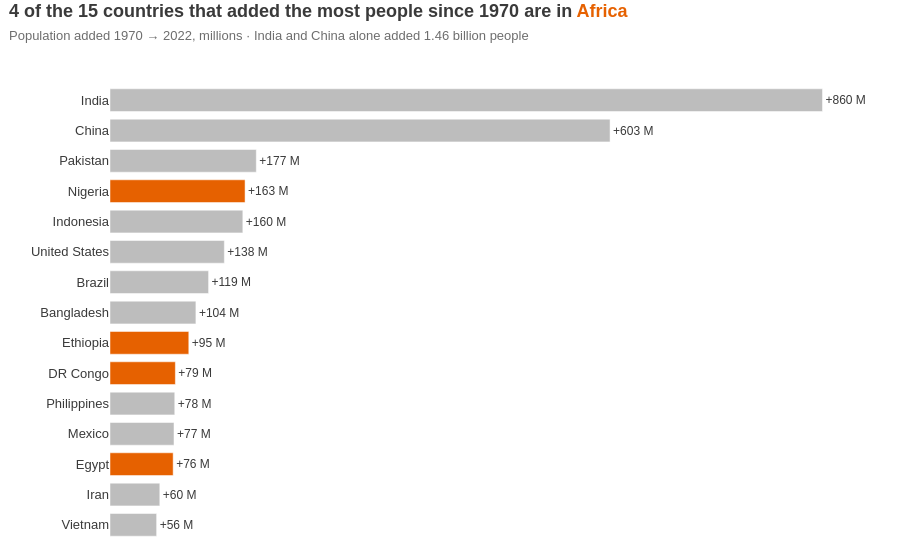

The notebook cell this image was saved under:
### Markdown cell above
**Chart choice & justification:** *Which chart did you choose, and why? Justify design choices.*

**Chart: sorted horizontal bar chart.**

**Why this chart:** the question ranks one number (people added) across 15 named countries. Bar length is the most precise way to compare magnitudes, sorting answers "which added the most" at a glance, and a horizontal layout keeps the country names readable.

**Design choices**
- Absolute change (2022 − 1970 population), sorted with the largest on top.
- **African countries in orange, all others grey**, so the "how many are in Africa" part can be counted instantly; the orange word *Africa* in the title works as the legend.
- Every bar carries its value label (+860 M …), so the x-axis and gridlines are removed.

**What it shows:** **4 of the 15 are African** — Nigeria (+163 M, 4th), Ethiopia (+95 M), DR Congo (+79 M) and Egypt (+76 M). Eight of the 15 are in Asia. **India (+860 M) and China (+603 M) together added 1.46 billion people — more than the other 13 countries combined (1.38 billion).**

### Code cell
# Q2 — the 15 countries that added the most people, 1970 → 2022 → SORTED (horizontal) BAR CHART
top15 = (df.assign(Added=df['2022 Population'] - df['1970 Population'])
           .nlargest(15, 'Added')[['Country', 'Continent', 'Added']])
top15['Group'] = np.where(top15['Continent'] == 'Africa', 'Africa', 'Other continents')
top15['Label'] = (top15['Added'] / 1e6).map(lambda v: f'+{v:,.0f} M')

n_africa = (top15['Group'] == 'Africa').sum()
china_india = top15.loc[top15['Country'].isin(['India', 'China']), 'Added'].sum() / 1e9

fig = px.bar(top15, x='Added', y='Country', orientation='h', color='Group', text='Label',
             color_discrete_map={'Africa': ACCENT, 'Other continents': GREY},
             custom_data=['Continent'], template='plotly_white',
             title=f"{n_africa} of the 15 countries that added the most people since 1970 are in {hl('Africa', ACCENT)}")

fig.update_traces(textposition='outside', cliponaxis=False, textfont=dict(size=12),
                  hovertemplate='<b>%{y}</b> (%{customdata[0]})<br>+%{x:,.0f} people since 1970<extra></extra>')
fig.update_layout(title=title(fig.layout.title.text,
                              f'Population added 1970 → 2022, millions · India and China alone added '
                              f'{china_india:.2f} billion people'),
                  showlegend=False, font=FONT, height=560, bargap=0.25,
                  margin=dict(l=110, r=40, t=85, b=20))
fig.update_xaxes(visible=False)                                   # every bar is labelled → no axis needed
fig.update_yaxes(title=None, categoryorder='total ascending', ticks='', showgrid=False)  # largest on top
fig.show()

### Figure 1 — Plotly figure (JSON) as saved in the notebook; plotly's stock layout.template omitted (floating-point values rounded to 4 significant figures)
{"data": [{"cliponaxis": false, "customdata": [["Asia"], ["Asia"], ["Asia"], ["Asia"], ["North America"], ["South America"], ["Asia"], ["Asia"], ["North America"], ["Asia"], ["Asia"]], "hovertemplate": "<b>%{y}</b> (%{customdata[0]})<br>+%{x:,.0f} people since 1970<extra></extra>", "legendgroup": "Other continents", "marker": {"color": "#BDBDBD", "pattern": {"shape": ""}}, "name": "Other continents", "orientation": "h", "showlegend": true, "text": ["+860 M", "+603 M", "+177 M", "+160 M", "+138 M", "+119 M", "+104 M", "+78 M", "+77 M", "+60 M", "+56 M"], "textfont": {"size": 12}, "textposition": "outside", "type": "bar", "x": [859671872, 603352887, 176533990, 160272945, 137961517, 118943623, 103644512, 78123423, 77214819, 60100865, 56258007], "xaxis": "x", "y": ["India", "China", "Pakistan", "Indonesia", "United States", "Brazil", "Bangladesh", "Philippines", "Mexico", "Iran", "Vietnam"], "yaxis": "y"}, {"cliponaxis": false, "customdata": [["Africa"], ["Africa"], ["Africa"], ["Africa"]], "hovertemplate": "<b>%{y}</b> (%{customdata[0]})<br>+%{x:,.0f} people since 1970<extra></extra>", "legendgroup": "Africa", "marker": {"color": "#E66100", "pattern": {"shape": ""}}, "name": "Africa", "orientation": "h", "showlegend": true, "text": ["+163 M", "+95 M", "+79 M", "+76 M"], "textfont": {"size": 12}, "textposition": "outside", "type": "bar", "x": [162971948, 95071678, 78858479, 76208117], "xaxis": "x", "y": ["Nigeria", "Ethiopia", "DR Congo", "Egypt"], "yaxis": "y"}], "layout": {"bargap": 0.25, "barmode": "relative", "font": {"color": "#3A3A3A", "family": "Arial, sans-serif", "size": 13}, "height": 560, "legend": {"title": {"text": "Group"}, "tracegroupgap": 0}, "margin": {"b": 20, "l": 110, "r": 40, "t": 85}, "showlegend": false, "title": {"font": {"size": 18}, "text": "<b>4 of the 15 countries that added the most people since 1970 are in <span style='color:#E66100'><b>Africa</b></span></b><br><span style='font-size:13px;color:#6E6E6E'>Population added 1970 → 2022, millions · India and China alone added 1.46 billion people</span>", "x": 0.01, "xanchor": "left", "y": 0.97, "yanchor": "top"}, "xaxis": {"anchor": "y", "domain": [0.0, 1.0], "title": {"text": "Added"}, "visible": false}, "yaxis": {"anchor": "x", "categoryorder": "total ascending", "domain": [0.0, 1.0], "showgrid": false, "ticks": "", "title": {}}}}
